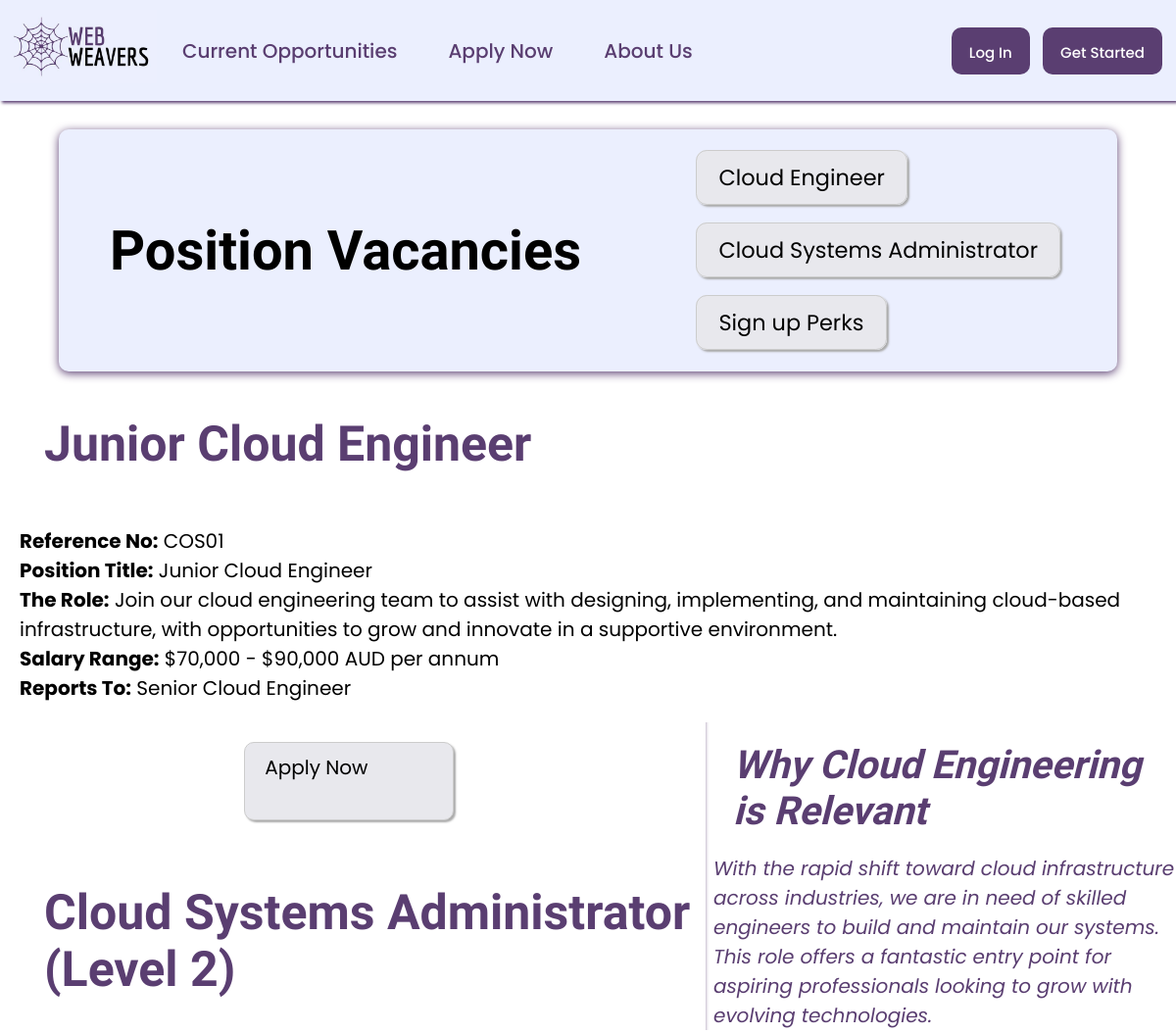
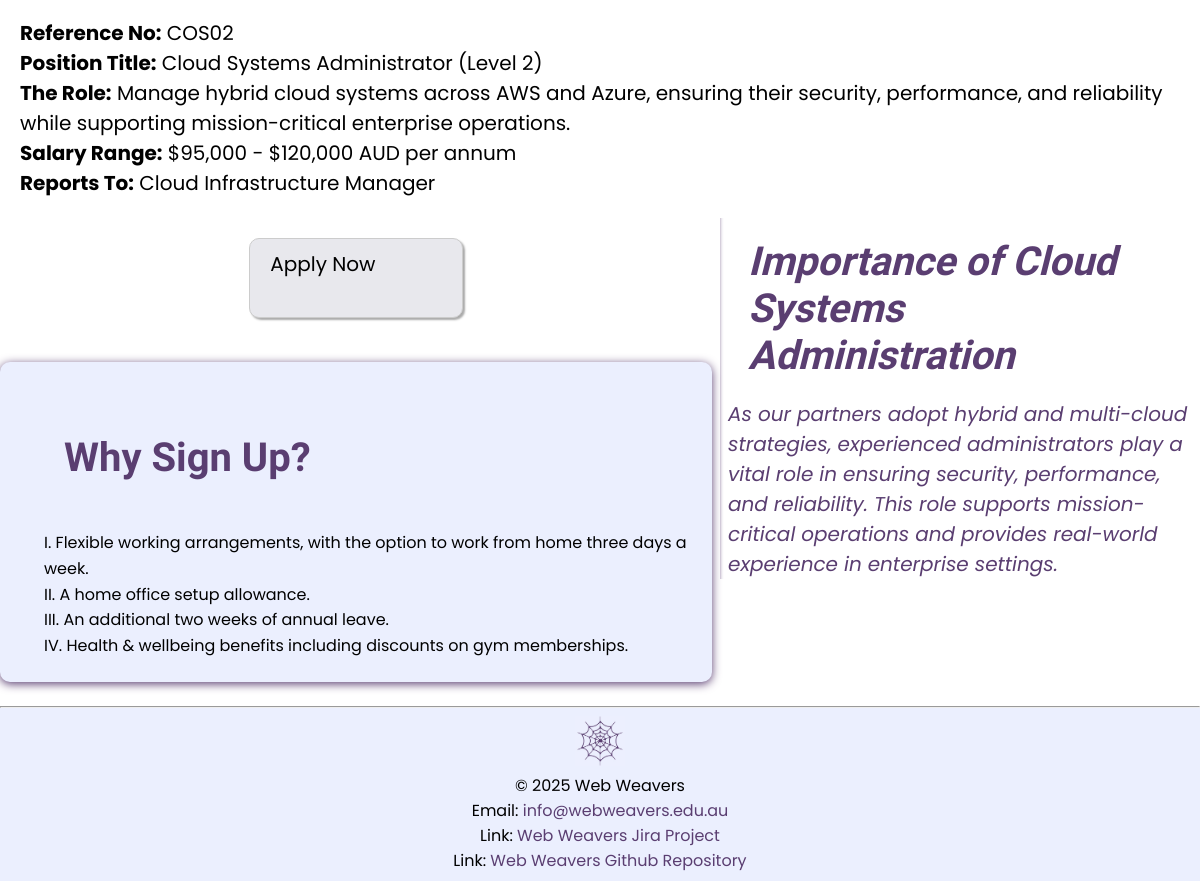
Page /project1/jobs.php on the committed database (2 pictures, top to bottom).
### tables this page shows
CREATE TABLE `Jobs` (
  `JobsID` smallint(6) NOT NULL,
  `JobReferenceNumber` varchar(20) NOT NULL,
  `PositionTitle` varchar(255) NOT NULL,
  `Role` text NOT NULL,
  `SalaryRange` varchar(255) DEFAULT NULL,
  `ReportsTo` varchar(255) NOT NULL,
  `RelevanceHeading` varchar(255) NOT NULL,
  `RelevanceDescription` text NOT NULL,
  `ApplyHyperLink` varchar(255) DEFAULT NULL
);

### project1/jobs.php (the view, shortened to what this page needs)
<!DOCTYPE html>
<html lang="en">
<head>
    <link rel="stylesheet" type="text/css" href="styles/styles.css">
</head>
<body id="jobs_body">
    <main>
        <?php include 'header.inc'; ?>
        <div id="job_heading_links">
            <h1 class="job_heading1">Position Vacancies</h1>
            <ol id="job_nav">
                <li><a href="#cloud_engineer" class="button apply_link">Cloud Engineer</a></li>
                <li><a href="#cloud_systems_administrator" class="button apply_link">Cloud Systems Administrator</a></li>
                <li><a href="#why_sign_up" class="button apply_link">Sign up Perks</a></li>
            </ol>
        </div>
        <?php
require_once("settings.php");
$conn = mysqli_connect($host, $user, $pwd, $sql_db);
$sql = "SELECT * FROM Jobs";
$result = $conn->query($sql);
if ($result->num_rows > 0) {
    while ($row = $result->fetch_assoc()) {
        echo "<section id=\"" . strtolower(str_replace(' ', '_', $row['PositionTitle'])) . "\">";
        echo "<h2 class='job_heading2'>" . htmlspecialchars($row['PositionTitle']) . "</h2>";
        echo "<article>";
        echo "<div class='job_descriptions'>";
        echo "<p><strong>Reference No:</strong> " . htmlspecialchars($row['JobReferenceNumber']) . "</p>";
        echo "<p><strong>Position Title:</strong> " . htmlspecialchars($row['PositionTitle']) . "</p>";
        echo "<p><strong>The Role:</strong> " . htmlspecialchars($row['Role']) . "</p>";
        echo "<p><strong>Salary Range:</strong> " . htmlspecialchars($row['SalaryRange']) . "</p>";
        echo "<p><strong>Reports To:</strong> " . htmlspecialchars($row['ReportsTo']) . "</p>";
        echo "</div>";
        echo "<aside class='position_aside' aria-label='" . htmlspecialchars($row['RelevanceHeading']) . "'>";
        echo "<h3 class='job_heading4'>" . htmlspecialchars($row['RelevanceHeading']) . "</h3>";
        echo "<p>" . htmlspecialchars($row['RelevanceDescription']) . "</p>";
        echo "</aside>";
        echo "<div class='apply_now'>";
        echo "<a href='" . htmlspecialchars($row['ApplyHyperLink']) . "' class='button apply_link'>Apply Now</a>";
        echo "</div>";
        echo "</article>";
        echo "</section>";
    }
} else {
    echo "<p>No job listings available at this time.</p>";
}
?>
        <article id="why_sign_up">
            <h2 class="job_heading2">Why Sign Up?</h2>
            <ol>
                <li>Flexible working arrangements, with the option to work from home three days a week.</li>
                <li>A home office setup allowance.</li>
                <li>An additional two weeks of annual leave.</li>
                <li>Health &amp; wellbeing benefits including discounts on gym memberships.</li>
            </ol>
        </article>
    </main>
    <hr>
    <?php include 'footer.inc'; ?>
</body>
</html>

### project1/header.inc
<header>
    <nav>
      <a href="index.php"><img src="images/web_weavers_logo.jpg" id = "home_logo"
        alt="Dark purple spiderweb against a lighter purple background with text reading 'Web Weavers'"
        title="Web Weavers Company Logo"></a>
      <ul class="navbar">
        <li class="page-links"><a href="jobs.php">Current Opportunities</a></li>
        <li class="page-links"><a href="apply.php">Apply Now</a></li>
        <li class="page-links"><a href="about.php">About Us</a></li>
      </ul>
      <ul class="nav_buttons">
        <li><a href="login.php">Log In</a></li>
        <li><a href="reg.php">Get Started</a></li>
      </ul>
    </nav>
</header>

### project1/footer.inc
<footer>
        <a href="index.html"><img src="images/web_weavers_logo_only_pic.jpg" alt="Purple spiderweb from Web Weavers logo"></a>
        <p>&copy;&nbsp;2025 Web Weavers</p>
        <p>Email: <a href="mailto:info@webweavers.edu.au">info@webweavers.edu.au</a></p>
        <p>Link:
            <a href="https://tyler105919952.atlassian.net/jira/software/projects/WW/summary" target="_blank">
                Web Weavers Jira Project
            </a>
        </p>
        <p>Link:
          <a href="https://github.com/102347055/webweavers-project-part1" target="_blank">
              Web Weavers Github Repository
          </a>
      </p>
    </footer>

### project1/styles/styles.css (style rules this page uses)
html { scroll-behavior: smooth; }
* { margin: 0; padding: 0; box-sizing: border-box; font-family: "Poppins", sans-serif; }
body { font-size: 1.25em; margin-top: 12vh; }
nav { position: fixed; top: 0; width: 100%; padding: 10px; display: flex; align-items: center; z-index: 1000; background-color:#ebeffe; box-shadow: 2px 2px 3px #5a3e71; }
nav ul li { margin: 0 5px; display: inline-block; text-align: center; text-decoration: none; font-weight: 500; }
nav ul li a { text-decoration: none; text-align: center; }
.navbar { list-style: none; overflow: hidden; display: flex; flex-direction: row; align-items: center; flex: 1; }
.page-links { padding: 9px; margin: 4px; }
.page-links a { padding: 9px; margin: 4px; width: 100%; color: #5a3e71; }
.nav_buttons li { background-color: #5a3e71; font-family: "Poppins", sans-serif; padding: 9px; border-radius: 10px; border: none; margin: 4px; }
.nav_buttons li a { font-size: 0.75em; padding: 9px; text-decoration: none; color: white; }
#home_logo { width: 150px; height: auto; }
nav ul li { margin: 0 16px; }
footer { background-color:#ebeffe; padding: 0.5em; text-align: center; font-size: 0.8em; }
footer img { height: 50px; }
footer a { text-decoration: none; color:#5a3e71; }
h1 { font-family: "Economica", sans-serif; font-size: 13rem; position: relative; bottom: 0; }
h2 { font-family: "Economica", sans-serif; font-size: 6rem; padding: 20px; }
.button { font-size: 0.75em; width: 30%; height: 4em; align-self: center; border-radius: 0.5em; margin: 2em; }
h2, h3, h4 { color: #5a3e71; }
body { max-width: 100%; overflow-x: hidden; }
#jobs_body { padding-top: 1vw; overflow-x: hidden; }
#cloud_engineer, #cloud_systems_administrator, #why_sign_up { background: #ebeffe; scroll-margin-top: 5vw; padding: 2vw; margin: 2vw auto; border-radius: 10px; box-shadow: 0 2px 10px #5a3e71; max-width: 90%; line-height: 1.6; font-size: 1rem; display: flex; flex-direction: column; justify-content: center; }
#cloud_engineer ul, #cloud_systems_administrator ul, #why_sign_up ol { padding-left: 1.25rem; }
#why_sign_up ol { list-style-type: upper-roman; list-style-position: inside; }
#job_heading_links { background: #ebeffe; scroll-margin-top: 5vw; padding: 2vw; margin: 2vw auto; border-radius: 10px; box-shadow: 0 2px 10px #5a3e71; max-width: 90%; display: flex; justify-content: space-between; align-items: center; }
.job_heading1 { font-size: 2.8em; font-family: "Economica", sans-serif; margin: 0.5em; }
#job_nav { display: flex; flex-direction: column; flex-wrap: wrap; margin: 0.5em; line-height: 1.3; list-style: none; transition: 0.3s; font-size: clamp(.7rem, 2vw, 1.4rem); gap: 2em; }
.job_heading2 { font-size: 2.5em; font-family: "Economica", sans-serif; margin: 0.5em; }
.job_heading4 { font-size: 2em; font-family: "Economica", sans-serif; margin: 0.5em; }
.job_descriptions { padding: 0.5em; margin: 0.5em; }
.apply_now { display: flex; justify-content: center; }
a.apply_link { text-decoration: none; background-color: #e8e8ed; color: black; border: 1px solid #ccc; border-radius: 0.5em; box-shadow: 2px 2px 2px #aaa; padding: 0.5em 1em; font-size: 1em; width: 30%; margin: 1em; transition: 0.3s; }
.position_aside { width: 40%; padding-left: 0.5rem; margin-left: 0.5rem; box-shadow: inset 5px 0 4px -6px #5a3e71; font-style: italic; color: #5a3e71; float: right; }

### rows in the picture
jobs: PositionTitle "Junior Cloud Engineer", JobReferenceNumber "COS01", Role "Join our cloud engineering team to assist with designing, implementing, and maintaining cloud-based infrastructure, with opportunities to grow and innovate in a supportive environment.", SalaryRange "$70,000 - $90,000 AUD per annum", ReportsTo "Senior Cloud Engineer", RelevanceHeading "Why Cloud Engineering is Relevant", RelevanceDescription "With the rapid shift toward cloud infrastructure across industries, we are in need of skilled engineers to build and maintain our systems. This role offers a fantastic entry point for aspiring professionals looking to grow with evolving technologies."
jobs: PositionTitle "Cloud Systems Administrator (Level 2)", JobReferenceNumber "COS02", Role "Manage hybrid cloud systems across AWS and Azure, ensuring their security, performance, and reliability while supporting mission-critical enterprise operations.", SalaryRange "$95,000 - $120,000 AUD per annum", ReportsTo "Cloud Infrastructure Manager", RelevanceHeading "Importance of Cloud Systems Administration", RelevanceDescription "As our partners adopt hybrid and multi-cloud strategies, experienced administrators play a vital role in ensuring security, performance, and reliability. This role supports mission-critical operations and provides real-world experience in enterprise settings."
